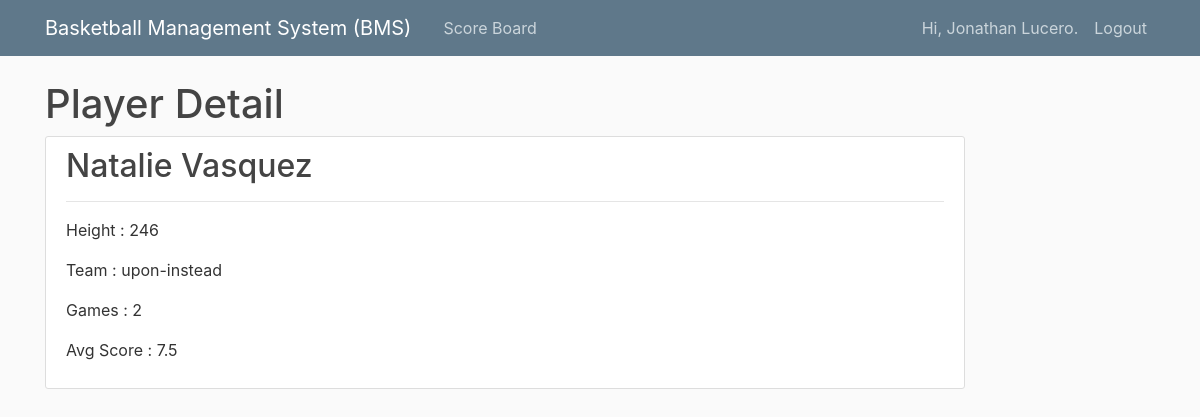
Page /nl_bms/player/1/ (signed in) on the committed database.
### nl_bms/models.py (models this page shows, shortened)
class Player(models.Model):
    user = models.ForeignKey(get_user_model(), on_delete=models.CASCADE)
    team = models.ForeignKey(Team, on_delete=models.CASCADE)
    height = models.IntegerField()

class Team(models.Model):
    name = models.TextField(max_length=100)
    abbr = models.TextField(max_length=3)

### nl_bms/views.py (the view)
# urls.py: path('player/<int:player_id>/', views.player, name='player'),
@login_required
def player(request, player_id=None):
    player = Player.objects.filter(id=player_id).first()
    stat = PlayerStat.objects.filter(player_id=player_id)
    context = {
        'player': player,
        'player_id': player.id,
        'team': player.team.name,
        'games': len(stat),
        'average_score': PlayerStat.objects.filter(player_id=player_id).aggregate(Avg('score'))
    }
    return render(request, 'nl_bms/player.html', context)

### nl_bms/templates/nl_bms/player.html
{% extends 'nl_bms/base.html' %}
{% block content %}
    <h1>Player Detail</h1>
        <article class="media content-section">
            <div class="media-body">
            <h2><a class="article-title" href="#">{{ player.user.get_full_name }}</a></h2>
            <hr>
            <p class="article-content">Height : {{ player.height }}</p>
            <p class="article-content">Team : {{ team }}</p>
            <p class="article-content">Games : {{ games }}</p>
            <p class="article-content">Avg Score : {{ average_score.score__avg }}</p>
          </div>
        </article>
{% endblock content%}

### nl_bms/templates/nl_bms/base.html (shortened to what this page needs)
{% load static %}
<!DOCTYPE html>
<html lang="en" xmlns="http://www.w3.org/1999/html">
    <head>
        <link rel="stylesheet" href="https://stackpath.bootstrapcdn.com/bootstrap/4.3.1/css/bootstrap.min.css">
        <link rel="stylesheet" type="text/css" href="{% static 'nl_bms/main.css' %}">
    </head>
    <body>
        <header class="site-header">
          <nav class="navbar navbar-expand-md navbar-dark bg-steel fixed-top">
            <div class="container">
              <a class="navbar-brand mr-4" href="#">Basketball Management System (BMS)</a>
              <div class="collapse navbar-collapse" id="navbarToggle">
                <div class="navbar-nav mr-auto">
                    {% if user.is_authenticated %}
                      <a class="nav-item nav-link" href="{% url 'home' %}">Score Board </a>
                    {% endif %}
                </div>
                <div class="navbar-nav">
                  {% if user.is_authenticated %}
                    <a class="nav-item nav-link">Hi, {{ user.get_full_name }}.
                    </a>
                    <a class="nav-item nav-link" href="{% url 'logout' %}">
                          Logout</a>
                  {% else %}
                    <a class="nav-item nav-link" href="{% url 'login' %}">New User. Please Login</a>
                  {% endif %}
                </div>
              </div>
            </div>
          </nav>
        </header>
        <main role="main" class="container">
          <div class="row">
            <div class="col-md-10">
              {% block content %}{% endblock %}
            </div>
          </div>
        </main>
    </body>
</html>

### nl_bms/static/nl_bms/main.css (style rules this page uses)
body { background: #fafafa; color: #333333; margin-top: 5rem; }
h1, h2, h3, h4, h5, h6 { color: #444444; }
.bg-steel { background-color: #5f788a; }
.site-header .navbar-nav .nav-link { color: #cbd5db; }
.content-section { background: #ffffff; padding: 10px 20px; border: 1px solid #dddddd; border-radius: 3px; margin-bottom: 20px; }
.article-title { color: #444444; }
.article-content { white-space: pre-line; }

### rows in the picture
Player: user.get_full_name "Natalie Vasquez", height "246"
Team: name "upon-instead"

### other values in the picture
{{ user.get_full_name }} "Jonathan Lucero"
{{ games }} "2"
{{ average_score.score__avg }} "7.5"
